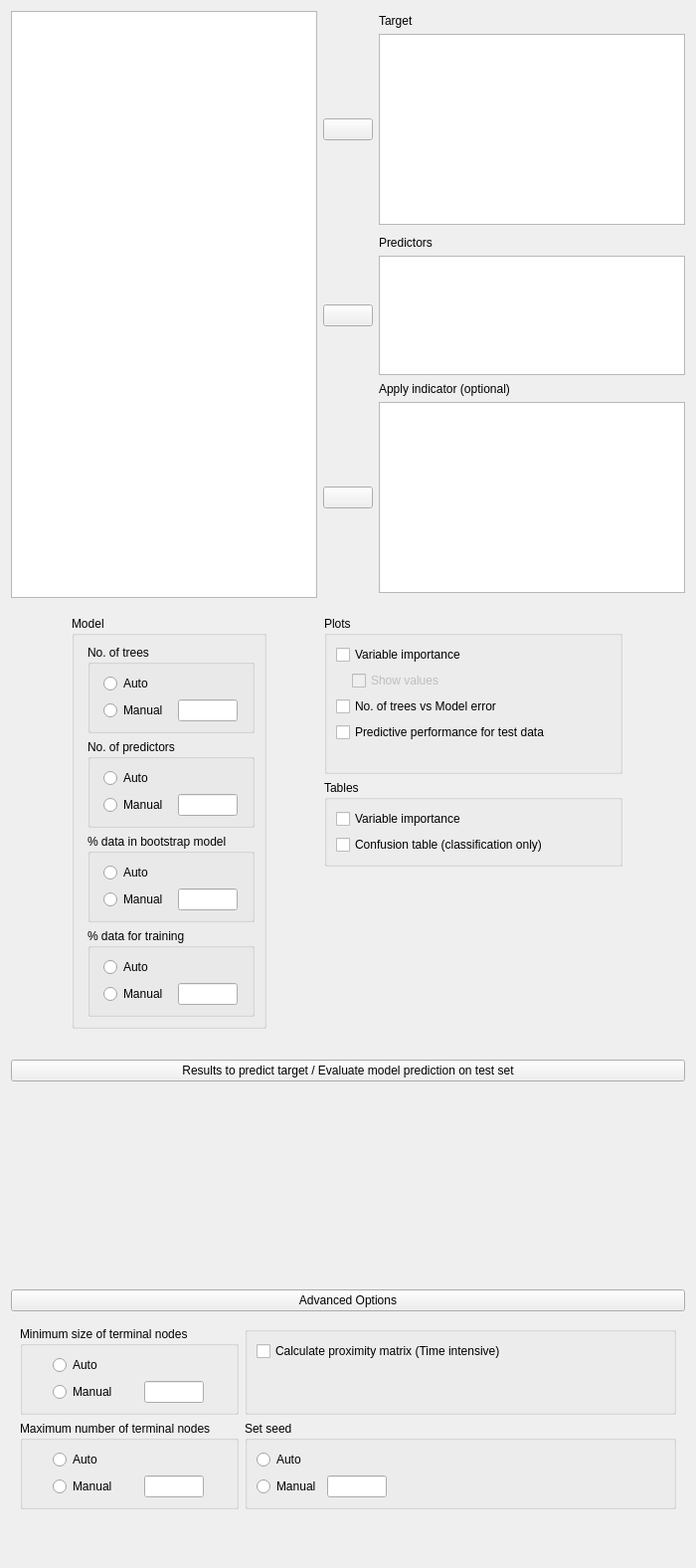
<?xml version="1.0" encoding="UTF-8"?>
<ui version="4.0">
 <class>MLRegressionRandomForestForm</class>
 <widget class="QWidget" name="MLRegressionRandomForestForm">
  <property name="geometry">
   <rect>
    <x>0</x>
    <y>0</y>
    <width>700</width>
    <height>1576</height>
   </rect>
  </property>
  <property name="sizePolicy">
   <sizepolicy hsizetype="Fixed" vsizetype="Preferred">
    <horstretch>0</horstretch>
    <verstretch>0</verstretch>
   </sizepolicy>
  </property>
  <property name="windowTitle">
   <string>Form</string>
  </property>
  <layout class="QGridLayout" name="gridLayout">
   <property name="verticalSpacing">
    <number>0</number>
   </property>
   <item row="3" column="0">
    <widget class="QWidget" name="widget_11" native="true">
     <layout class="QGridLayout" name="gridLayout_6">
      <property name="leftMargin">
       <number>0</number>
      </property>
      <property name="topMargin">
       <number>0</number>
      </property>
      <property name="rightMargin">
       <number>0</number>
      </property>
      <property name="bottomMargin">
       <number>0</number>
      </property>
      <property name="verticalSpacing">
       <number>0</number>
      </property>
      <item row="0" column="0">
       <widget class="QWidget" name="widget_10" native="true">
        <property name="sizePolicy">
         <sizepolicy hsizetype="Preferred" vsizetype="Preferred">
          <horstretch>0</horstretch>
          <verstretch>0</verstretch>
         </sizepolicy>
        </property>
        <layout class="QGridLayout" name="gridLayout_5">
         <property name="leftMargin">
          <number>0</number>
         </property>
         <property name="topMargin">
          <number>13</number>
         </property>
         <property name="rightMargin">
          <number>0</number>
         </property>
         <property name="bottomMargin">
          <number>3</number>
         </property>
         <item row="2" column="0">
          <widget class="AnovaModelWidget" name="modelTerms" native="true">
           <property name="sizePolicy">
            <sizepolicy hsizetype="Expanding" vsizetype="Preferred">
             <horstretch>0</horstretch>
             <verstretch>0</verstretch>
            </sizepolicy>
           </property>
           <property name="minimumSize">
            <size>
             <width>0</width>
             <height>200</height>
            </size>
           </property>
          </widget>
         </item>
         <item row="1" column="0">
          <widget class="ExpanderButton" name="expanderModel">
           <property name="sizePolicy">
            <sizepolicy hsizetype="Expanding" vsizetype="Preferred">
             <horstretch>0</horstretch>
             <verstretch>0</verstretch>
            </sizepolicy>
           </property>
           <property name="text">
            <string>Results to predict target / Evaluate model prediction on test set</string>
           </property>
          </widget>
         </item>
        </layout>
       </widget>
      </item>
     </layout>
    </widget>
   </item>
   <item row="4" column="0">
    <widget class="QWidget" name="advancedBox" native="true">
     <layout class="QGridLayout" name="gridLayout_2">
      <property name="leftMargin">
       <number>0</number>
      </property>
      <property name="topMargin">
       <number>0</number>
      </property>
      <property name="rightMargin">
       <number>0</number>
      </property>
      <item row="0" column="0" rowspan="2" colspan="2">
       <widget class="ExpanderButton" name="expanderAdvanced">
        <property name="text">
         <string>Advanced Options</string>
        </property>
       </widget>
      </item>
      <item row="3" column="0" rowspan="2" colspan="2">
       <widget class="QWidget" name="advancedOptions" native="true">
        <layout class="QGridLayout" name="gridLayout_7">
         <item row="0" column="1">
          <widget class="BoundGroupBox" name="sampleMode_2">
           <property name="title">
            <string/>
           </property>
           <layout class="QGridLayout" name="gridLayout_15">
            <item row="1" column="0">
             <spacer name="verticalSpacer_4">
              <property name="orientation">
               <enum>Qt::Vertical</enum>
              </property>
              <property name="sizeHint" stdset="0">
               <size>
                <width>20</width>
                <height>40</height>
               </size>
              </property>
             </spacer>
            </item>
            <item row="0" column="0">
             <widget class="BoundCheckBox" name="calculateProximityMatrix">
              <property name="text">
               <string>Calculate proximity matrix (Time intensive)</string>
              </property>
             </widget>
            </item>
           </layout>
          </widget>
         </item>
         <item row="3" column="1">
          <spacer name="verticalSpacer_5">
           <property name="orientation">
            <enum>Qt::Vertical</enum>
           </property>
           <property name="sizeHint" stdset="0">
            <size>
             <width>20</width>
             <height>40</height>
            </size>
           </property>
          </spacer>
         </item>
         <item row="0" column="0">
          <widget class="BoundGroupBox" name="minimumTerminalNodeSize">
           <property name="title">
            <string>Minimum size of terminal nodes</string>
           </property>
           <property name="flat">
            <bool>false</bool>
           </property>
           <layout class="QGridLayout" name="gridLayout_20">
            <item row="1" column="0">
             <widget class="QRadioButton" name="manual_6">
              <property name="sizePolicy">
               <sizepolicy hsizetype="Fixed" vsizetype="Fixed">
                <horstretch>0</horstretch>
                <verstretch>0</verstretch>
               </sizepolicy>
              </property>
              <property name="text">
               <string>Manual</string>
              </property>
             </widget>
            </item>
            <item row="0" column="0">
             <widget class="QRadioButton" name="auto_6">
              <property name="sizePolicy">
               <sizepolicy hsizetype="Fixed" vsizetype="Fixed">
                <horstretch>0</horstretch>
                <verstretch>0</verstretch>
               </sizepolicy>
              </property>
              <property name="text">
               <string>Auto</string>
              </property>
             </widget>
            </item>
            <item row="1" column="1">
             <widget class="BoundTextBox" name="modelMinimumTerminalNode">
              <property name="sizePolicy">
               <sizepolicy hsizetype="Fixed" vsizetype="Preferred">
                <horstretch>0</horstretch>
                <verstretch>0</verstretch>
               </sizepolicy>
              </property>
              <property name="minimumSize">
               <size>
                <width>60</width>
                <height>0</height>
               </size>
              </property>
              <property name="maximumSize">
               <size>
                <width>60</width>
                <height>16777215</height>
               </size>
              </property>
             </widget>
            </item>
           </layout>
          </widget>
         </item>
         <item row="1" column="0">
          <widget class="BoundGroupBox" name="maximumTerminalNodeSize">
           <property name="title">
            <string>Maximum number of terminal nodes</string>
           </property>
           <property name="flat">
            <bool>false</bool>
           </property>
           <layout class="QGridLayout" name="gridLayout_21">
            <item row="0" column="0">
             <widget class="QRadioButton" name="auto_7">
              <property name="sizePolicy">
               <sizepolicy hsizetype="Fixed" vsizetype="Fixed">
                <horstretch>0</horstretch>
                <verstretch>0</verstretch>
               </sizepolicy>
              </property>
              <property name="text">
               <string>Auto</string>
              </property>
             </widget>
            </item>
            <item row="1" column="0">
             <widget class="QRadioButton" name="manual_7">
              <property name="sizePolicy">
               <sizepolicy hsizetype="Fixed" vsizetype="Fixed">
                <horstretch>0</horstretch>
                <verstretch>0</verstretch>
               </sizepolicy>
              </property>
              <property name="text">
               <string>Manual</string>
              </property>
             </widget>
            </item>
            <item row="1" column="1">
             <widget class="BoundTextBox" name="modelMaximumTerminalNode">
              <property name="sizePolicy">
               <sizepolicy hsizetype="Fixed" vsizetype="Preferred">
                <horstretch>0</horstretch>
                <verstretch>0</verstretch>
               </sizepolicy>
              </property>
              <property name="minimumSize">
               <size>
                <width>60</width>
                <height>0</height>
               </size>
              </property>
              <property name="maximumSize">
               <size>
                <width>60</width>
                <height>16777215</height>
               </size>
              </property>
             </widget>
            </item>
           </layout>
          </widget>
         </item>
         <item row="1" column="1">
          <widget class="BoundGroupBox" name="seedBox">
           <property name="title">
            <string>Set seed</string>
           </property>
           <layout class="QGridLayout" name="gridLayout_14">
            <item row="2" column="1">
             <widget class="BoundTextBox" name="seed">
              <property name="sizePolicy">
               <sizepolicy hsizetype="Fixed" vsizetype="Preferred">
                <horstretch>0</horstretch>
                <verstretch>0</verstretch>
               </sizepolicy>
              </property>
              <property name="minimumSize">
               <size>
                <width>60</width>
                <height>0</height>
               </size>
              </property>
              <property name="maximumSize">
               <size>
                <width>60</width>
                <height>16777215</height>
               </size>
              </property>
             </widget>
            </item>
            <item row="2" column="0">
             <widget class="QRadioButton" name="manual_5">
              <property name="text">
               <string>Manual</string>
              </property>
             </widget>
            </item>
            <item row="2" column="2">
             <spacer name="horizontalSpacer">
              <property name="orientation">
               <enum>Qt::Horizontal</enum>
              </property>
              <property name="sizeHint" stdset="0">
               <size>
                <width>40</width>
                <height>20</height>
               </size>
              </property>
             </spacer>
            </item>
            <item row="1" column="0">
             <widget class="QRadioButton" name="auto_5">
              <property name="text">
               <string>Auto</string>
              </property>
             </widget>
            </item>
           </layout>
          </widget>
         </item>
        </layout>
       </widget>
      </item>
     </layout>
    </widget>
   </item>
   <item row="2" column="0">
    <widget class="QWidget" name="widget_12" native="true">
     <property name="sizePolicy">
      <sizepolicy hsizetype="Maximum" vsizetype="Minimum">
       <horstretch>0</horstretch>
       <verstretch>0</verstretch>
      </sizepolicy>
     </property>
     <layout class="QGridLayout" name="gridLayout_4">
      <property name="leftMargin">
       <number>0</number>
      </property>
      <property name="rightMargin">
       <number>0</number>
      </property>
      <property name="bottomMargin">
       <number>0</number>
      </property>
     </layout>
    </widget>
   </item>
   <item row="1" column="0">
    <widget class="QWidget" name="advancedOptions_2" native="true">
     <layout class="QGridLayout" name="gridLayout_8">
      <item row="2" column="1">
       <spacer name="verticalSpacer_6">
        <property name="orientation">
         <enum>Qt::Vertical</enum>
        </property>
        <property name="sizeHint" stdset="0">
         <size>
          <width>20</width>
          <height>40</height>
         </size>
        </property>
       </spacer>
      </item>
      <item row="0" column="1">
       <widget class="GroupBox" name="plotsGroup">
        <property name="title">
         <string>Plots</string>
        </property>
        <layout class="QGridLayout" name="gridLayout_11">
         <item row="2" column="0" colspan="3">
          <widget class="BoundCheckBox" name="plotTreesVsModelError">
           <property name="sizePolicy">
            <sizepolicy hsizetype="Fixed" vsizetype="Fixed">
             <horstretch>0</horstretch>
             <verstretch>0</verstretch>
            </sizepolicy>
           </property>
           <property name="text">
            <string>No. of trees vs Model error</string>
           </property>
          </widget>
         </item>
         <item row="1" column="1" colspan="3">
          <widget class="BoundCheckBox" name="plotVariableImportanceShowValues">
           <property name="enabled">
            <bool>false</bool>
           </property>
           <property name="sizePolicy">
            <sizepolicy hsizetype="Fixed" vsizetype="Fixed">
             <horstretch>0</horstretch>
             <verstretch>0</verstretch>
            </sizepolicy>
           </property>
           <property name="text">
            <string>Show values</string>
           </property>
          </widget>
         </item>
         <item row="0" column="0" colspan="3">
          <widget class="BoundCheckBox" name="plotVariableImportance">
           <property name="sizePolicy">
            <sizepolicy hsizetype="Fixed" vsizetype="Fixed">
             <horstretch>0</horstretch>
             <verstretch>0</verstretch>
            </sizepolicy>
           </property>
           <property name="text">
            <string>Variable importance</string>
           </property>
          </widget>
         </item>
         <item row="4" column="0">
          <widget class="QLabel" name="label_17">
           <property name="minimumSize">
            <size>
             <width>10</width>
             <height>0</height>
            </size>
           </property>
           <property name="maximumSize">
            <size>
             <width>10</width>
             <height>16777215</height>
            </size>
           </property>
           <property name="text">
            <string/>
           </property>
          </widget>
         </item>
         <item row="3" column="0" colspan="3">
          <widget class="BoundCheckBox" name="plotPredictivePerformance">
           <property name="sizePolicy">
            <sizepolicy hsizetype="Fixed" vsizetype="Fixed">
             <horstretch>0</horstretch>
             <verstretch>0</verstretch>
            </sizepolicy>
           </property>
           <property name="text">
            <string>Predictive performance for test data</string>
           </property>
          </widget>
         </item>
         <item row="1" column="0">
          <widget class="QWidget" name="widget" native="true">
           <property name="minimumSize">
            <size>
             <width>10</width>
             <height>0</height>
            </size>
           </property>
           <property name="maximumSize">
            <size>
             <width>10</width>
             <height>16777215</height>
            </size>
           </property>
          </widget>
         </item>
        </layout>
       </widget>
      </item>
      <item row="0" column="0" rowspan="3">
       <widget class="BoundGroupBox" name="bayesFactorType_2">
        <property name="sizePolicy">
         <sizepolicy hsizetype="Fixed" vsizetype="Minimum">
          <horstretch>0</horstretch>
          <verstretch>0</verstretch>
         </sizepolicy>
        </property>
        <property name="title">
         <string>Model</string>
        </property>
        <property name="flat">
         <bool>false</bool>
        </property>
        <layout class="QGridLayout" name="gridLayout_16">
         <property name="leftMargin">
          <number>13</number>
         </property>
         <item row="3" column="0">
          <widget class="BoundGroupBox" name="dataTrainingModel">
           <property name="title">
            <string>% data for training</string>
           </property>
           <property name="flat">
            <bool>false</bool>
           </property>
           <layout class="QGridLayout" name="gridLayout_19">
            <item row="1" column="0">
             <widget class="QRadioButton" name="manual_4">
              <property name="sizePolicy">
               <sizepolicy hsizetype="Fixed" vsizetype="Fixed">
                <horstretch>0</horstretch>
                <verstretch>0</verstretch>
               </sizepolicy>
              </property>
              <property name="text">
               <string>Manual</string>
              </property>
             </widget>
            </item>
            <item row="0" column="0">
             <widget class="QRadioButton" name="auto_4">
              <property name="sizePolicy">
               <sizepolicy hsizetype="Fixed" vsizetype="Fixed">
                <horstretch>0</horstretch>
                <verstretch>0</verstretch>
               </sizepolicy>
              </property>
              <property name="text">
               <string>Auto</string>
              </property>
             </widget>
            </item>
            <item row="1" column="1">
             <widget class="BoundTextBox" name="percentageDataTraining">
              <property name="sizePolicy">
               <sizepolicy hsizetype="Fixed" vsizetype="Preferred">
                <horstretch>0</horstretch>
                <verstretch>0</verstretch>
               </sizepolicy>
              </property>
              <property name="minimumSize">
               <size>
                <width>60</width>
                <height>0</height>
               </size>
              </property>
              <property name="maximumSize">
               <size>
                <width>60</width>
                <height>16777215</height>
               </size>
              </property>
             </widget>
            </item>
           </layout>
          </widget>
         </item>
         <item row="2" column="0">
          <widget class="BoundGroupBox" name="dataBootstrapModel">
           <property name="title">
            <string>% data in bootstrap model</string>
           </property>
           <property name="flat">
            <bool>false</bool>
           </property>
           <layout class="QGridLayout" name="gridLayout_18">
            <item row="0" column="0">
             <widget class="QRadioButton" name="auto_3">
              <property name="sizePolicy">
               <sizepolicy hsizetype="Fixed" vsizetype="Fixed">
                <horstretch>0</horstretch>
                <verstretch>0</verstretch>
               </sizepolicy>
              </property>
              <property name="text">
               <string>Auto</string>
              </property>
             </widget>
            </item>
            <item row="1" column="0">
             <widget class="QRadioButton" name="manual_3">
              <property name="sizePolicy">
               <sizepolicy hsizetype="Fixed" vsizetype="Fixed">
                <horstretch>0</horstretch>
                <verstretch>0</verstretch>
               </sizepolicy>
              </property>
              <property name="text">
               <string>Manual</string>
              </property>
             </widget>
            </item>
            <item row="1" column="1">
             <widget class="BoundTextBox" name="percentageDataBootstrap">
              <property name="sizePolicy">
               <sizepolicy hsizetype="Fixed" vsizetype="Preferred">
                <horstretch>0</horstretch>
                <verstretch>0</verstretch>
               </sizepolicy>
              </property>
              <property name="minimumSize">
               <size>
                <width>60</width>
                <height>0</height>
               </size>
              </property>
              <property name="maximumSize">
               <size>
                <width>60</width>
                <height>16777215</height>
               </size>
              </property>
             </widget>
            </item>
           </layout>
          </widget>
         </item>
         <item row="1" column="0">
          <widget class="BoundGroupBox" name="noOfPredictors">
           <property name="title">
            <string>No. of predictors</string>
           </property>
           <property name="flat">
            <bool>false</bool>
           </property>
           <layout class="QGridLayout" name="gridLayout_12">
            <item row="0" column="0">
             <widget class="QRadioButton" name="auto_2">
              <property name="sizePolicy">
               <sizepolicy hsizetype="Fixed" vsizetype="Fixed">
                <horstretch>0</horstretch>
                <verstretch>0</verstretch>
               </sizepolicy>
              </property>
              <property name="text">
               <string>Auto</string>
              </property>
             </widget>
            </item>
            <item row="1" column="0">
             <widget class="QRadioButton" name="manual_2">
              <property name="sizePolicy">
               <sizepolicy hsizetype="Fixed" vsizetype="Fixed">
                <horstretch>0</horstretch>
                <verstretch>0</verstretch>
               </sizepolicy>
              </property>
              <property name="text">
               <string>Manual</string>
              </property>
             </widget>
            </item>
            <item row="1" column="1">
             <widget class="BoundTextBox" name="numberOfPredictors">
              <property name="sizePolicy">
               <sizepolicy hsizetype="Fixed" vsizetype="Preferred">
                <horstretch>0</horstretch>
                <verstretch>0</verstretch>
               </sizepolicy>
              </property>
              <property name="minimumSize">
               <size>
                <width>60</width>
                <height>0</height>
               </size>
              </property>
              <property name="maximumSize">
               <size>
                <width>60</width>
                <height>16777215</height>
               </size>
              </property>
             </widget>
            </item>
           </layout>
          </widget>
         </item>
         <item row="0" column="0">
          <widget class="BoundGroupBox" name="noOfTrees">
           <property name="title">
            <string>No. of trees</string>
           </property>
           <property name="flat">
            <bool>false</bool>
           </property>
           <layout class="QGridLayout" name="gridLayout_9">
            <item row="1" column="0">
             <widget class="QRadioButton" name="manual_1">
              <property name="sizePolicy">
               <sizepolicy hsizetype="Fixed" vsizetype="Fixed">
                <horstretch>0</horstretch>
                <verstretch>0</verstretch>
               </sizepolicy>
              </property>
              <property name="text">
               <string>Manual</string>
              </property>
             </widget>
            </item>
            <item row="0" column="0">
             <widget class="QRadioButton" name="auto_1">
              <property name="sizePolicy">
               <sizepolicy hsizetype="Fixed" vsizetype="Fixed">
                <horstretch>0</horstretch>
                <verstretch>0</verstretch>
               </sizepolicy>
              </property>
              <property name="text">
               <string>Auto</string>
              </property>
             </widget>
            </item>
            <item row="1" column="1">
             <widget class="BoundTextBox" name="numberOfTrees">
              <property name="sizePolicy">
               <sizepolicy hsizetype="Fixed" vsizetype="Preferred">
                <horstretch>0</horstretch>
                <verstretch>0</verstretch>
               </sizepolicy>
              </property>
              <property name="minimumSize">
               <size>
                <width>60</width>
                <height>0</height>
               </size>
              </property>
              <property name="maximumSize">
               <size>
                <width>60</width>
                <height>16777215</height>
               </size>
              </property>
             </widget>
            </item>
           </layout>
          </widget>
         </item>
        </layout>
       </widget>
      </item>
      <item row="1" column="1">
       <widget class="GroupBox" name="groupBox_3">
        <property name="maximumSize">
         <size>
          <width>300</width>
          <height>16777215</height>
         </size>
        </property>
        <property name="title">
         <string>Tables</string>
        </property>
        <layout class="QGridLayout" name="gridLayout_10">
         <item row="0" column="0">
          <widget class="BoundCheckBox" name="tableVariableImportance">
           <property name="text">
            <string>Variable importance</string>
           </property>
          </widget>
         </item>
         <item row="1" column="0">
          <widget class="BoundCheckBox" name="tableConfusion">
           <property name="text">
            <string>Confusion table (classification only)</string>
           </property>
          </widget>
         </item>
        </layout>
       </widget>
      </item>
     </layout>
    </widget>
   </item>
   <item row="0" column="0">
    <widget class="QWidget" name="topWidget" native="true">
     <layout class="QGridLayout" name="gridLayout_3">
      <property name="leftMargin">
       <number>0</number>
      </property>
      <property name="topMargin">
       <number>0</number>
      </property>
      <property name="rightMargin">
       <number>0</number>
      </property>
      <property name="verticalSpacing">
       <number>3</number>
      </property>
      <item row="12" column="1">
       <widget class="AssignButton" name="buttonAssignCovariates">
        <property name="sizePolicy">
         <sizepolicy hsizetype="Fixed" vsizetype="Fixed">
          <horstretch>0</horstretch>
          <verstretch>0</verstretch>
         </sizepolicy>
        </property>
        <property name="minimumSize">
         <size>
          <width>50</width>
          <height>0</height>
         </size>
        </property>
        <property name="maximumSize">
         <size>
          <width>50</width>
          <height>16777215</height>
         </size>
        </property>
        <property name="text">
         <string/>
        </property>
       </widget>
      </item>
      <item row="3" column="2">
       <widget class="boundSingleItemView" name="target">
        <property name="sizePolicy">
         <sizepolicy hsizetype="Expanding" vsizetype="Fixed">
          <horstretch>0</horstretch>
          <verstretch>0</verstretch>
         </sizepolicy>
        </property>
        <property name="minimumSize">
         <size>
          <width>0</width>
          <height>0</height>
         </size>
        </property>
        <property name="maximumSize">
         <size>
          <width>16777215</width>
          <height>16777215</height>
         </size>
        </property>
        <property name="selectionMode">
         <enum>QAbstractItemView::ExtendedSelection</enum>
        </property>
       </widget>
      </item>
      <item row="12" column="2">
       <widget class="boundSingleItemView" name="indicator">
        <property name="sizePolicy">
         <sizepolicy hsizetype="Expanding" vsizetype="Fixed">
          <horstretch>0</horstretch>
          <verstretch>0</verstretch>
         </sizepolicy>
        </property>
        <property name="minimumSize">
         <size>
          <width>0</width>
          <height>0</height>
         </size>
        </property>
        <property name="maximumSize">
         <size>
          <width>16777215</width>
          <height>16777215</height>
         </size>
        </property>
        <property name="selectionMode">
         <enum>QAbstractItemView::ExtendedSelection</enum>
        </property>
       </widget>
      </item>
      <item row="6" column="2">
       <widget class="QLabel" name="label_3">
        <property name="sizePolicy">
         <sizepolicy hsizetype="Fixed" vsizetype="Preferred">
          <horstretch>0</horstretch>
          <verstretch>0</verstretch>
         </sizepolicy>
        </property>
        <property name="text">
         <string>Predictors</string>
        </property>
       </widget>
      </item>
      <item row="1" column="2">
       <widget class="QLabel" name="label_2">
        <property name="sizePolicy">
         <sizepolicy hsizetype="Fixed" vsizetype="Preferred">
          <horstretch>0</horstretch>
          <verstretch>0</verstretch>
         </sizepolicy>
        </property>
        <property name="text">
         <string>Target</string>
        </property>
       </widget>
      </item>
      <item row="13" column="1">
       <spacer name="verticalSpacer_2">
        <property name="orientation">
         <enum>Qt::Vertical</enum>
        </property>
        <property name="sizeHint" stdset="0">
         <size>
          <width>20</width>
          <height>5</height>
         </size>
        </property>
       </spacer>
      </item>
      <item row="3" column="1">
       <widget class="AssignButton" name="buttonAssignFixed">
        <property name="sizePolicy">
         <sizepolicy hsizetype="Fixed" vsizetype="Fixed">
          <horstretch>0</horstretch>
          <verstretch>0</verstretch>
         </sizepolicy>
        </property>
        <property name="minimumSize">
         <size>
          <width>50</width>
          <height>0</height>
         </size>
        </property>
        <property name="maximumSize">
         <size>
          <width>50</width>
          <height>16777215</height>
         </size>
        </property>
        <property name="text">
         <string/>
        </property>
       </widget>
      </item>
      <item row="9" column="1">
       <spacer name="verticalSpacer">
        <property name="orientation">
         <enum>Qt::Vertical</enum>
        </property>
        <property name="sizeHint" stdset="0">
         <size>
          <width>20</width>
          <height>5</height>
         </size>
        </property>
       </spacer>
      </item>
      <item row="10" column="2">
       <widget class="QLabel" name="label_4">
        <property name="sizePolicy">
         <sizepolicy hsizetype="Fixed" vsizetype="Preferred">
          <horstretch>0</horstretch>
          <verstretch>0</verstretch>
         </sizepolicy>
        </property>
        <property name="text">
         <string>Apply indicator (optional)</string>
        </property>
       </widget>
      </item>
      <item row="8" column="1">
       <widget class="AssignButton" name="buttonAssignRandom">
        <property name="sizePolicy">
         <sizepolicy hsizetype="Fixed" vsizetype="Fixed">
          <horstretch>0</horstretch>
          <verstretch>0</verstretch>
         </sizepolicy>
        </property>
        <property name="minimumSize">
         <size>
          <width>50</width>
          <height>0</height>
         </size>
        </property>
        <property name="maximumSize">
         <size>
          <width>50</width>
          <height>16777215</height>
         </size>
        </property>
        <property name="text">
         <string/>
        </property>
       </widget>
      </item>
      <item row="0" column="0" rowspan="14">
       <widget class="AvailableFieldsListView" name="listAvailableFields">
        <property name="sizePolicy">
         <sizepolicy hsizetype="Expanding" vsizetype="Preferred">
          <horstretch>0</horstretch>
          <verstretch>0</verstretch>
         </sizepolicy>
        </property>
        <property name="minimumSize">
         <size>
          <width>0</width>
          <height>0</height>
         </size>
        </property>
        <property name="maximumSize">
         <size>
          <width>16777215</width>
          <height>16777215</height>
         </size>
        </property>
        <property name="selectionMode">
         <enum>QAbstractItemView::ExtendedSelection</enum>
        </property>
       </widget>
      </item>
      <item row="4" column="1">
       <spacer name="verticalSpacer_3">
        <property name="orientation">
         <enum>Qt::Vertical</enum>
        </property>
        <property name="sizeHint" stdset="0">
         <size>
          <width>20</width>
          <height>5</height>
         </size>
        </property>
       </spacer>
      </item>
      <item row="8" column="2">
       <widget class="BoundListView" name="predictors">
        <property name="sizePolicy">
         <sizepolicy hsizetype="Expanding" vsizetype="Fixed">
          <horstretch>0</horstretch>
          <verstretch>0</verstretch>
         </sizepolicy>
        </property>
        <property name="minimumSize">
         <size>
          <width>0</width>
          <height>120</height>
         </size>
        </property>
        <property name="maximumSize">
         <size>
          <width>16777215</width>
          <height>120</height>
         </size>
        </property>
        <property name="editTriggers">
         <set>QAbstractItemView::AllEditTriggers</set>
        </property>
        <property name="selectionMode">
         <enum>QAbstractItemView::ExtendedSelection</enum>
        </property>
       </widget>
      </item>
     </layout>
    </widget>
   </item>
  </layout>
 </widget>
 <customwidgets>
  <customwidget>
   <class>BoundTextBox</class>
   <extends>QLineEdit</extends>
   <header>widgets/boundtextbox.h</header>
  </customwidget>
  <customwidget>
   <class>BoundGroupBox</class>
   <extends>QGroupBox</extends>
   <header>widgets/boundgroupbox.h</header>
   <container>1</container>
  </customwidget>
  <customwidget>
   <class>BoundCheckBox</class>
   <extends>QCheckBox</extends>
   <header>widgets/boundcheckbox.h</header>
  </customwidget>
  <customwidget>
   <class>GroupBox</class>
   <extends>QGroupBox</extends>
   <header>widgets/groupbox.h</header>
   <container>1</container>
  </customwidget>
  <customwidget>
   <class>ExpanderButton</class>
   <extends>QPushButton</extends>
   <header>widgets/expanderbutton.h</header>
  </customwidget>
  <customwidget>
   <class>AssignButton</class>
   <extends>QPushButton</extends>
   <header>widgets/assignbutton.h</header>
  </customwidget>
  <customwidget>
   <class>AvailableFieldsListView</class>
   <extends>QListView</extends>
   <header>widgets/availablefieldslistview.h</header>
  </customwidget>
  <customwidget>
   <class>BoundListView</class>
   <extends>QListView</extends>
   <header>widgets/boundlistview.h</header>
  </customwidget>
  <customwidget>
   <class>boundSingleItemView</class>
   <extends>QListView</extends>
   <header>widgets/boundsingleitemview.h</header>
  </customwidget>
  <customwidget>
   <class>AnovaModelWidget</class>
   <extends>QWidget</extends>
   <header>widgets/anovamodelwidget.h</header>
   <container>1</container>
  </customwidget>
 </customwidgets>
 <resources/>
 <connections>
  <connection>
   <sender>plotVariableImportance</sender>
   <signal>clicked(bool)</signal>
   <receiver>plotVariableImportanceShowValues</receiver>
   <slot>setEnabled(bool)</slot>
   <hints>
    <hint type="sourcelabel">
     <x>419</x>
     <y>372</y>
    </hint>
    <hint type="destinationlabel">
     <x>416</x>
     <y>395</y>
    </hint>
   </hints>
  </connection>
 </connections>
</ui>
